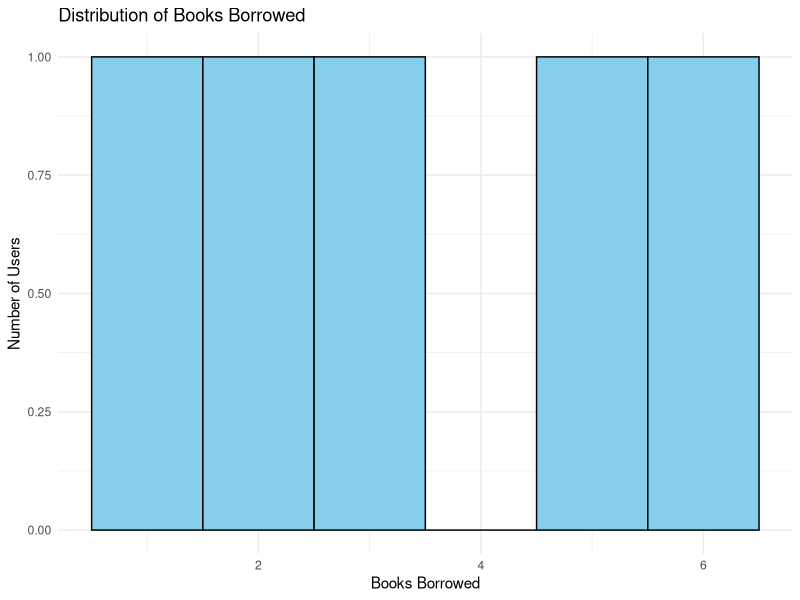
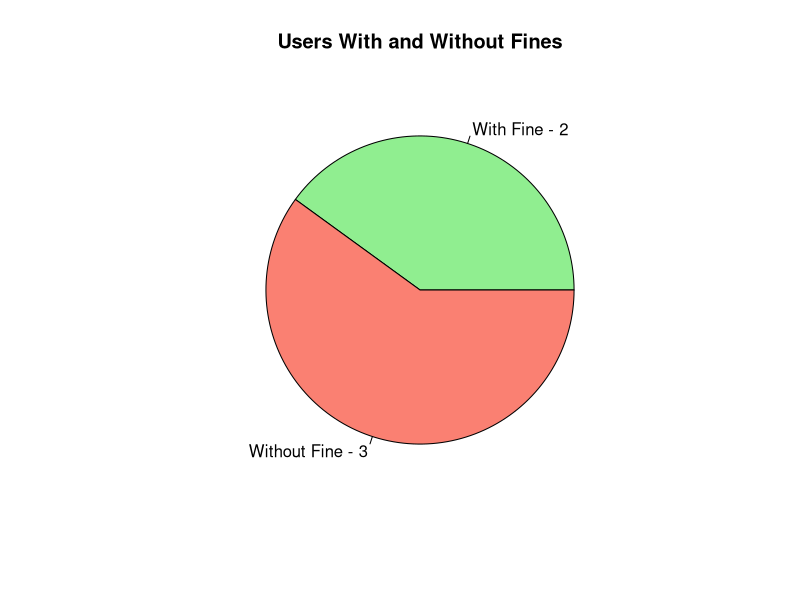
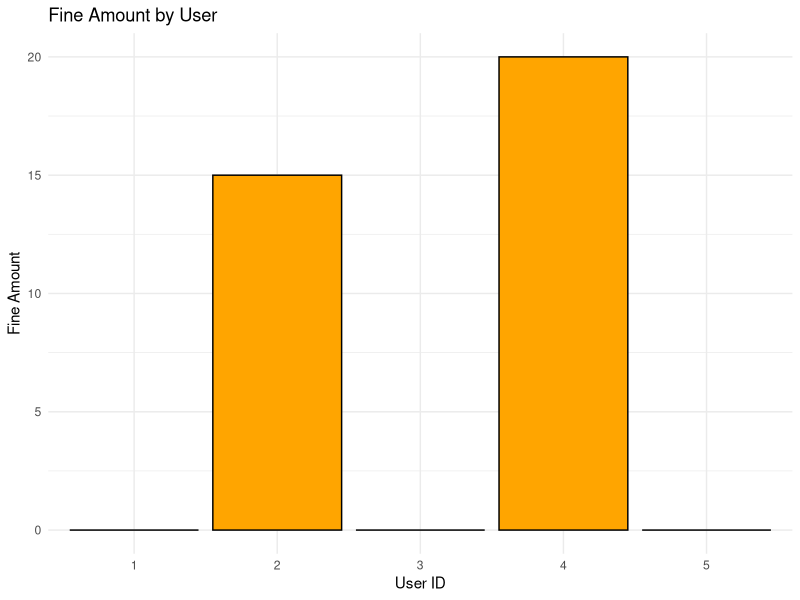
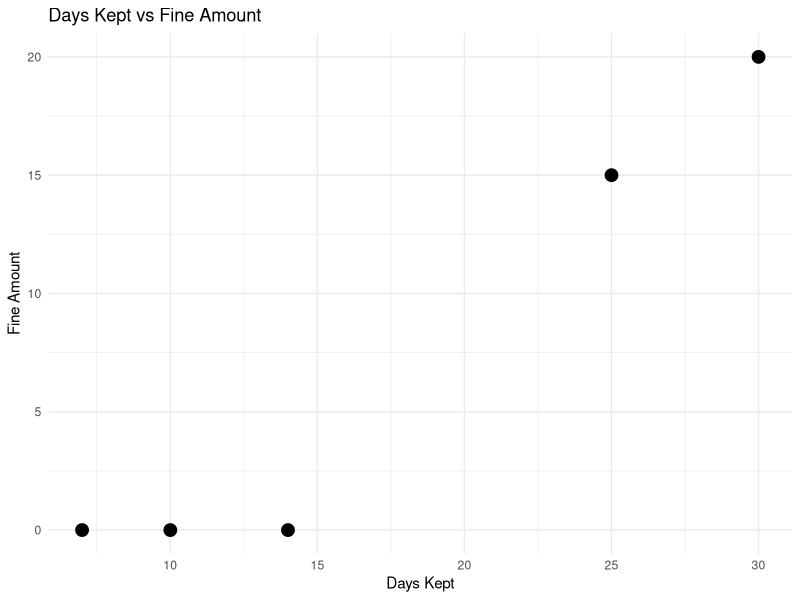

These figures' R source, in order:
# ============================================================
# SET 22 - LIBRARY BORROWING RECORDS
# ============================================================

# Load ggplot2
library(ggplot2)


# ============================================================
# CREATE DATASET
# ============================================================

library_data <- data.frame(
  User_ID = c(1, 2, 3, 4, 5),
  Books_Borrowed = c(2, 5, 3, 6, 1),
  Days_Kept = c(10, 25, 14, 30, 7),
  Fine_Amount = c(0, 15, 0, 20, 0)
)

# Display dataset
print(library_data)


# ============================================================
# QUESTION 1
# HISTOGRAM OF BOOKS BORROWED
# ============================================================

ggplot(
  library_data,
  aes(x = Books_Borrowed)
) +
  geom_histogram(
    binwidth = 1,
    fill = "skyblue",
    color = "black"
  ) +
  labs(
    title = "Distribution of Books Borrowed",
    x = "Books Borrowed",
    y = "Number of Users"
  ) +
  theme_minimal()


# ============================================================
# QUESTION 2
# PIE CHART FOR USERS WITH AND WITHOUT FINES
# ============================================================

# Create fine status
library_data$Fine_Status <- ifelse(
  library_data$Fine_Amount > 0,
  "With Fine",
  "Without Fine"
)

# Count users
fine_count <- table(library_data$Fine_Status)

# Pie chart
pie(
  fine_count,
  labels = paste(
    names(fine_count),
    fine_count,
    sep = " - "
  ),
  main = "Users With and Without Fines",
  col = c("lightgreen", "salmon")
)


# ============================================================
# QUESTION 3
# BAR CHART OF FINE AMOUNTS BY USER
# ============================================================

ggplot(
  library_data,
  aes(
    x = factor(User_ID),
    y = Fine_Amount
  )
) +
  geom_bar(
    stat = "identity",
    fill = "orange",
    color = "black"
  ) +
  labs(
    title = "Fine Amount by User",
    x = "User ID",
    y = "Fine Amount"
  ) +
  theme_minimal()


# ============================================================
# QUESTION 4
# SCATTER PLOT OF DAYS KEPT VS FINE AMOUNT
# ============================================================

ggplot(
  library_data,
  aes(
    x = Days_Kept,
    y = Fine_Amount
  )
) +
  geom_point(
    size = 4
  ) +
  labs(
    title = "Days Kept vs Fine Amount",
    x = "Days Kept",
    y = "Fine Amount"
  ) +
  theme_minimal()
